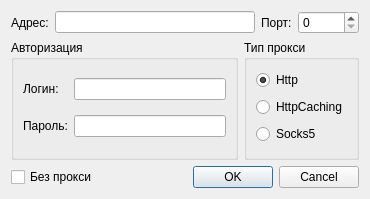
<?xml version="1.0" encoding="UTF-8"?>
<ui version="4.0">
 <class>ProxyDialog</class>
 <widget class="QDialog" name="ProxyDialog">
  <property name="geometry">
   <rect>
    <x>0</x>
    <y>0</y>
    <width>370</width>
    <height>199</height>
   </rect>
  </property>
  <property name="windowTitle">
   <string>Настройка прокси</string>
  </property>
  <layout class="QVBoxLayout" name="verticalLayout_2">
   <item>
    <layout class="QHBoxLayout" name="horizontalLayout">
     <item>
      <widget class="QLabel" name="label_url">
       <property name="text">
        <string>Адрес:</string>
       </property>
      </widget>
     </item>
     <item>
      <widget class="QLineEdit" name="lineEdit_url"/>
     </item>
     <item>
      <widget class="QLabel" name="label_port">
       <property name="text">
        <string>Порт:</string>
       </property>
      </widget>
     </item>
     <item>
      <widget class="QSpinBox" name="spinBox_port">
       <property name="minimum">
        <number>0</number>
       </property>
       <property name="maximum">
        <number>65534</number>
       </property>
      </widget>
     </item>
    </layout>
   </item>
   <item>
    <layout class="QHBoxLayout" name="horizontalLayout_2">
     <item>
      <widget class="QGroupBox" name="groupBox_2">
       <property name="title">
        <string>Авторизация</string>
       </property>
       <layout class="QGridLayout" name="gridLayout">
        <item row="0" column="0">
         <widget class="QLabel" name="label_login">
          <property name="text">
           <string>Логин:</string>
          </property>
         </widget>
        </item>
        <item row="0" column="1">
         <widget class="QLineEdit" name="lineEdit_login"/>
        </item>
        <item row="1" column="0">
         <widget class="QLabel" name="label_password">
          <property name="text">
           <string>Пароль:</string>
          </property>
         </widget>
        </item>
        <item row="1" column="1">
         <widget class="QLineEdit" name="lineEdit_password">
          <property name="echoMode">
           <enum>QLineEdit::EchoMode::Password</enum>
          </property>
         </widget>
        </item>
       </layout>
      </widget>
     </item>
     <item>
      <widget class="QGroupBox" name="groupBox">
       <property name="title">
        <string>Тип прокси</string>
       </property>
       <layout class="QVBoxLayout" name="verticalLayout">
        <item>
         <widget class="QRadioButton" name="radioButton_http">
          <property name="text">
           <string>Http</string>
          </property>
          <property name="checked">
           <bool>true</bool>
          </property>
         </widget>
        </item>
        <item>
         <widget class="QRadioButton" name="radioButton_httpcaching">
          <property name="text">
           <string>HttpCaching</string>
          </property>
         </widget>
        </item>
        <item>
         <widget class="QRadioButton" name="radioButton_socks5">
          <property name="text">
           <string>Socks5</string>
          </property>
         </widget>
        </item>
       </layout>
      </widget>
     </item>
    </layout>
   </item>
   <item>
    <layout class="QHBoxLayout" name="horizontalLayout_3">
     <item>
      <widget class="QCheckBox" name="checkBox_proxy_off">
       <property name="text">
        <string>Без прокси</string>
       </property>
      </widget>
     </item>
     <item>
      <widget class="QDialogButtonBox" name="buttonBox">
       <property name="orientation">
        <enum>Qt::Orientation::Horizontal</enum>
       </property>
       <property name="standardButtons">
        <set>QDialogButtonBox::StandardButton::Cancel|QDialogButtonBox::StandardButton::Ok</set>
       </property>
      </widget>
     </item>
    </layout>
   </item>
  </layout>
 </widget>
 <resources/>
 <connections>
  <connection>
   <sender>buttonBox</sender>
   <signal>accepted()</signal>
   <receiver>ProxyDialog</receiver>
   <slot>accept()</slot>
   <hints>
    <hint type="sourcelabel">
     <x>248</x>
     <y>254</y>
    </hint>
    <hint type="destinationlabel">
     <x>157</x>
     <y>274</y>
    </hint>
   </hints>
  </connection>
  <connection>
   <sender>buttonBox</sender>
   <signal>rejected()</signal>
   <receiver>ProxyDialog</receiver>
   <slot>reject()</slot>
   <hints>
    <hint type="sourcelabel">
     <x>316</x>
     <y>260</y>
    </hint>
    <hint type="destinationlabel">
     <x>286</x>
     <y>274</y>
    </hint>
   </hints>
  </connection>
 </connections>
</ui>
